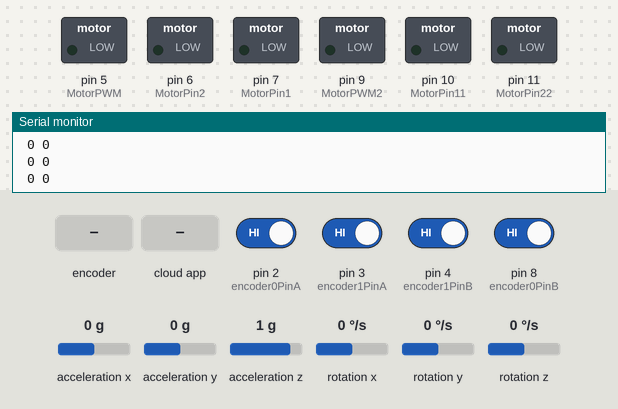
Bench run of a sketch on a simulated Arduino Uno, built with avr-gcc and run on an emulated ATmega328P. Shown: switched loads named in the sketch (green lamp = pin HIGH), the last lines printed to the serial monitor. The inputs (shaded band) are chosen by the test bench; at power-on: pin 2 (encoder0PinA), pin 3 (encoder1PinA), pin 4 (encoder1PinB), pin 8 (encoder0PinB) HIGH, acceleration x 0 g, acceleration y 0 g, acceleration z 1 g, rotation x 0 °/s, rotation y 0 °/s, rotation z 0 °/s. The ROS host is connected and sends only what is stated.

Above: at 4.2 s.
4.3 s: rotary encoder on pin 2 (encoder0PinA) / pin 8 (encoder0PinB) turned 1 step (first pin leading)
At 5.8 s:
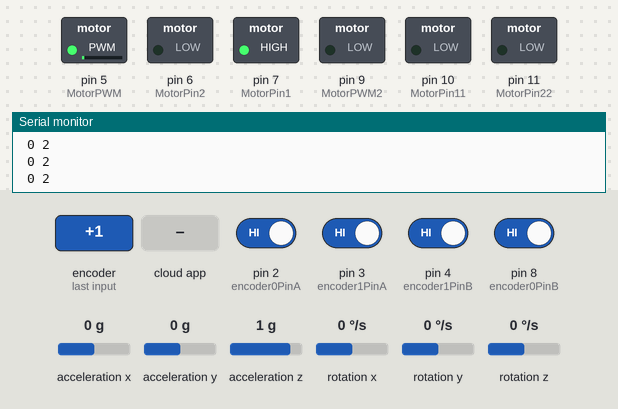
6.3 s: pin 3 (encoder1PinA) driven LOW
At 7.9 s:
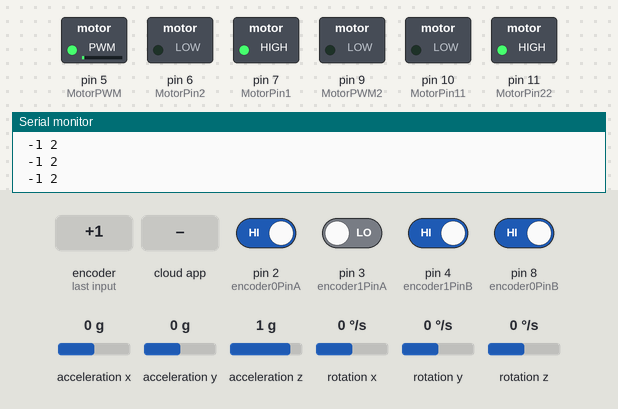
8.3 s: the phone or cloud app sets linear.x to -100
At 9.5 s:
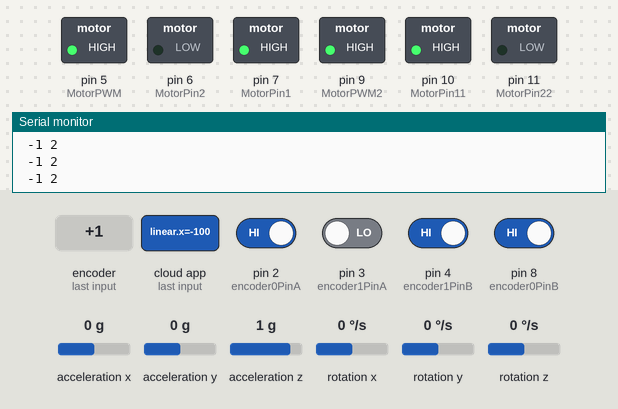
9.8 s: the phone or cloud app sets linear.x to 100
At 11.9 s:
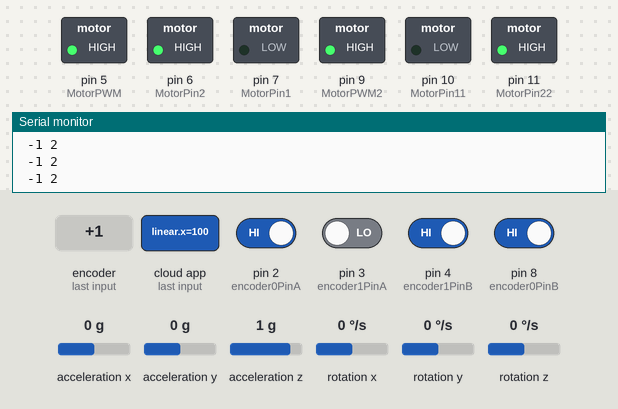
12.3 s: the phone or cloud app sets linear.x to -100
At 12.74 s:
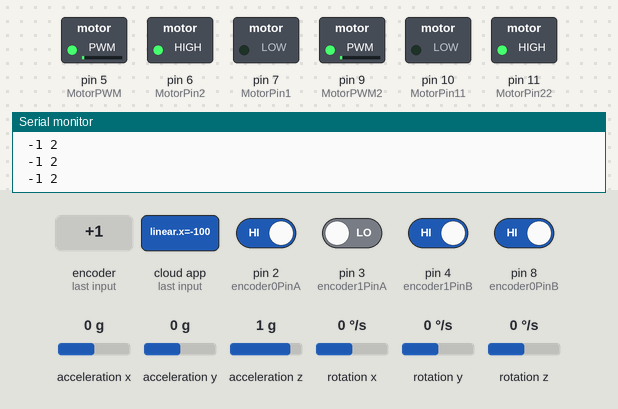
Timing chart, 0 to 15.3 s (numbered marks = the images above; inputs shaded):
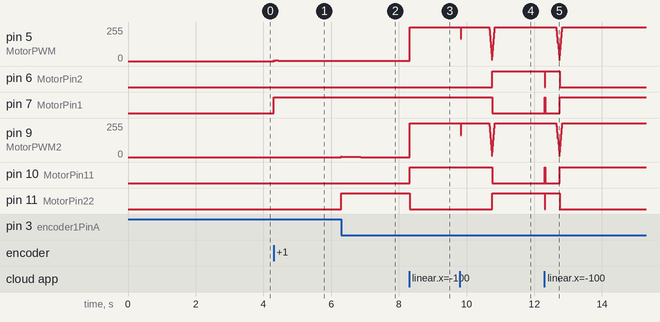

Measured:
- after the input at 4.3 s, pin 5 (MotorPWM): 0/255 → 4/255 at once, → 3/255 0.13 s later, → 2/255 0.10 s later, → 1/255 0.34 s later; pin 7 (MotorPin1): LOW → HIGH at once
- after the input at 6.3 s, pin 9 (MotorPWM2): 0/255 → 2/255 at once, → 1/255 0.10 s later, → 0/255 0.46 s later; pin 11 (MotorPin22): LOW → HIGH at once
- after the input at 8.3 s, pin 5 (MotorPWM): 1/255 → 255/255 at once; pin 9 (MotorPWM2): 0/255 → 255/255 at once; pin 10 (MotorPin11): LOW → HIGH at once; pin 11 (MotorPin22): HIGH → LOW at once
- after the input at 9.8 s, pin 6 (MotorPin2), pin 11 (MotorPin22): LOW → HIGH after 0.96 s; pin 7 (MotorPin1), pin 10 (MotorPin11): HIGH → LOW after 0.96 s
- after the input at 12.3 s, pin 6 (MotorPin2), pin 11 (MotorPin22): HIGH → LOW at once, → HIGH 0.01 s later, → LOW 0.42 s later; pin 7 (MotorPin1), pin 10 (MotorPin11): LOW → HIGH at once, → LOW 0.01 s later, → HIGH 0.42 s later

The sketch:

diff_bot_imu.ino
```cpp
// Min Htet Han (ROM Robotics)
// minhtethan94@gmail.com

#include <math.h>
#include <Wire.h>
#include <MPU6050_tockn.h>
#include <ros.h>
#include <ros/time.h>
#include <tf/tf.h>
#include <tf/transform_broadcaster.h>
#include <geometry_msgs/Twist.h>
#include <std_msgs/Int16.h>
#include <sensor_msgs/Imu.h>

#include <avr/interrupt.h>
#include <avr/io.h>
MPU6050 mpu6050(Wire);

#include <std_msgs/Empty.h>
#include <std_msgs/Float64.h>

#define encoder0PinA 2
#define encoder0PinB 8
#define encoder1PinA 3
#define encoder1PinB 4
#define MotorPWM 5
#define MotorPWM2 9

#define MotorPin1 7
#define MotorPin2 6
#define MotorPin11 10
#define MotorPin22 11


 long     counts  = 0;
 long     counts2 = 0;
double    actual_angleDegree,actual_angleDegree2, prv_actual_angleDegree,prv_actual_angleDegree2, actual_angleRevolution,actual_angleRevolution2;
double    desired_speedRPM,desired_speedRPM2, actual_speedRPM,actual_speedRPM2, actual_speedDegreeperSec,actual_speedDegreeperSec2;
double    now_time, samp_time, prv_time, Vsupply;
double    now_err,now_err2, K, PWM,PWM2, prv_err,prv_err2, Volt,Volt2, UI, prv_UI,tau,fc,now_x,now_x2,now_y,now_y2,prv_y,prv_y2;
double    Vi,Vi2,prv_Vi,prv_Vi2,Ki,Kd,Vd,Vd2;
double    desired_speedRADs,desired_speedRADs2,des_rad_m,des_rad_m2,base_width,wheel_dia  ;
double    angle,vel,vel2,vel_delta,new_vel,xinitial,yinitial,pose_x,pose_y,prv_pose_x,prv_pose_y;
double x ;
double z;


void setupPins();

void onTwist(const geometry_msgs::Twist &msg);

ros::NodeHandle node;
std_msgs::Float64 act_rpm;
geometry_msgs::TransformStamped t;
tf::TransformBroadcaster broadcaster;
ros::Publisher pub1("mhh_arduino", &act_rpm);
ros::Subscriber<geometry_msgs::Twist> sub1("/cmd_vel", &onTwist); // keyboard input subscriber
//std_msgs::Int16 lwheel_msg;
//std_msgs::Int16 rwheel_msg;


//ros::Publisher lwheel_pub("lwheel", &lwheel_msg);
//ros::Publisher rwheel_pub("rwheel", &rwheel_msg);
char base_link[]="/base_link";
char odom[]="/odom";


void setup()
{ Serial.begin(115200);
   setupPins();
   Wire.begin();
   mpu6050.begin();


  node.initNode();
  node.subscribe(sub1);
  node.advertise(pub1);
  broadcaster.init(node);

  K =0.2251;
  Ki = 0.401052;
  Kd = 0.002625;
  fc            = 1.0;
  base_width    = 0.3048;
  wheel_dia     = 0.065;
  xinitial      = 0.0;
  yinitial      = 0.0;
  pose_x        = 0.0;
  pose_y        = 0.0;
  tau           = 1/(2*PI*fc);
  mpu6050.calcGyroOffsets(true);
  pinMode(encoder0PinA, INPUT);
  pinMode(encoder0PinB, INPUT);
  pinMode(encoder1PinA, INPUT);
  pinMode(encoder1PinB, INPUT);
  pinMode(MotorPWM, OUTPUT);
  pinMode(MotorPin1, OUTPUT);
  pinMode(MotorPin2, OUTPUT);
  pinMode(MotorPWM2, OUTPUT);
  pinMode(MotorPin11, OUTPUT);
  pinMode(MotorPin22, OUTPUT);
  digitalWrite(encoder0PinA, LOW);
  digitalWrite(encoder0PinB, LOW);
  digitalWrite(encoder1PinA, LOW);
  digitalWrite(encoder1PinB, LOW);
  attachInterrupt(digitalPinToInterrupt(2), readEncoder, CHANGE);
  attachInterrupt(digitalPinToInterrupt(3), readEncoder2, CHANGE);
}
void readEncoder() {
  if (digitalRead(encoder0PinB) == digitalRead(encoder0PinA)) {
    counts = counts - 1;
  }
  else                                                        {
    counts = counts + 1;
  }
}

void readEncoder2() {
  if (digitalRead(encoder1PinB) == digitalRead(encoder1PinA)) {
    counts2 = counts2 + 1;
  }
  else                                                        {
    counts2 = counts2 - 1;
  }
}


void setupPins()

{
  stop();
}


void stop()
{
  digitalWrite(MotorPin11, 0);
  digitalWrite(MotorPin22, 0);
  digitalWrite(MotorPin1, 0);
  digitalWrite(MotorPin2, 0);
  analogWrite(MotorPWM,   0);
  analogWrite(MotorPWM2,  0);
}


void onTwist(const geometry_msgs::Twist &msg)
{

     x = msg.linear.x;
     z = msg.angular.z;
     desired_speedRADs  = ((2 * x) + (z * base_width))/( 2 * (wheel_dia/2));
     desired_speedRADs2 =  ((2 * x) + (-1.0 * z * base_width))/(2 * (wheel_dia/2));
     des_rad_m          =  (desired_speedRADs * 60);
     des_rad_m2         =  (desired_speedRADs2 * 60);

     desired_speedRPM    = des_rad_m / (2 * PI);
     desired_speedRPM2   = des_rad_m2 / (2 * PI);

}
void loop()
{

  now_time                 = micros()/1000000.0;// micros
  samp_time                = now_time - prv_time;//t(n)-t(n-1)
  mpu6050.update();

  t.header.frame_id = odom;
  t.child_frame_id  = base_link;

  angle = mpu6050.getAngleZ();
  vel     = ((wheel_dia/2) * actual_speedDegreeperSec * PI) / 180;
  vel2    = ((wheel_dia/2) * actual_speedDegreeperSec2 * PI) / 180;
  vel_delta = (vel - vel2);
  new_vel   = (vel + vel2)/2;

  pose_x    = xinitial  + (samp_time * new_vel * cos(angle * (PI/180)) + prv_pose_x);
  pose_y    = yinitial  + (samp_time * new_vel * sin(angle * (PI/180)) + prv_pose_y);


  actual_angleDegree       = ((360.0 * 1.0) / (660.0)) * counts;
  actual_angleDegree2       = ((360.0 * 1.0) / (660.0)) * counts2;//(64*70)) * counts; // degree

  actual_angleRevolution   = actual_angleDegree / 360.0;
  actual_angleRevolution2   = actual_angleDegree2 / 360.0; // revolution

  actual_speedDegreeperSec = (actual_angleDegree - prv_actual_angleDegree) / samp_time;
  actual_speedDegreeperSec2 = (actual_angleDegree2 - prv_actual_angleDegree2) / samp_time;

  now_x         = actual_speedDegreeperSec;
  now_x2         = actual_speedDegreeperSec2;

  now_y         = ( samp_time  * now_x + (tau * prv_y) ) / ( samp_time  + tau);
  now_y2         = ( samp_time  * now_x2 + (tau * prv_y2) ) / ( samp_time  + tau);


  actual_speedRPM          =  now_y   * (1 / 360.0) * (60); //
  actual_speedRPM2         =  now_y2   * (1 / 360.0) * (60);

  //desired_speedRPM         = -30;//90.0*sin(2*PI*0.5*now_time); // revolution per minute


  now_err                  = desired_speedRPM -  actual_speedRPM;
  now_err2                 = desired_speedRPM2 -  actual_speedRPM2;

  Vi                       = (Ki*samp_time * now_err)  +  prv_Vi;
  Vi2                      = (Ki*samp_time * now_err2)  +  prv_Vi2;

  Vd                       = Kd * (now_err - prv_err)/samp_time;
  Vd2                      = Kd * (now_err2 - prv_err2)/samp_time;

  Volt                     = (K * now_err) + Vi + Vd;
  Volt2                    = (K * now_err2) + Vi2 + Vd2;

  PWM                      = (Volt / 10) * 255;
  PWM2                     = (Volt2 / 10) * 255;

  PWM                      = abs(PWM);
  PWM2                     = abs(PWM2);


  if ( PWM > 255 ) {
    PWM = 255;
  }
  else             {
    PWM = PWM;
  }

    if ( PWM2 > 255 ) {
    PWM2 = 255;
  }
  else             {
    PWM2 = PWM2;
  }

  if (Volt > 0)  {
    digitalWrite(MotorPin1, LOW);
    digitalWrite(MotorPin2, HIGH);
//    digitalWrite(MotorPin11, LOW);
//    digitalWrite(MotorPin22, HIGH);
  }
  else if (Volt < 0)  {
    digitalWrite(MotorPin1, HIGH);
    digitalWrite(MotorPin2, LOW);
//    digitalWrite(MotorPin11, HIGH);
//    digitalWrite(MotorPin22, LOW);
  }
  if (Volt2 > 0)  {
//    digitalWrite(MotorPin1, LOW);
//    digitalWrite(MotorPin2, HIGH);
    digitalWrite(MotorPin11, LOW);
    digitalWrite(MotorPin22, HIGH);
  }
  else if (Volt2 < 0)  {
//    digitalWrite(MotorPin1, HIGH);
//    digitalWrite(MotorPin2, LOW);
    digitalWrite(MotorPin11, HIGH);
    digitalWrite(MotorPin22, LOW);
  }

  analogWrite (MotorPWM, PWM);
  analogWrite (MotorPWM2, PWM2);//PWM


  t.transform.translation.x = pose_x;
  t.transform.translation.y = pose_y;
  t.transform.rotation = tf::createQuaternionFromYaw(angle*(PI/180.0));
  t.header.stamp= node.now();
  broadcaster.sendTransform(t);

  act_rpm.data = actual_speedRPM;
  pub1.publish(&act_rpm);
   node.spinOnce();
   delay(10);


  prv_actual_angleDegree = actual_angleDegree;
  prv_actual_angleDegree2= actual_angleDegree2;
  prv_time               = now_time;
  prv_err                = now_err;
  prv_err2               = now_err2;
  prv_y                  = now_y;
  prv_y2                 = now_y2;
  prv_Vi                 = Vi;
  prv_Vi2                = Vi2;
  prv_pose_x             = pose_x - xinitial;
  prv_pose_y             = pose_y - yinitial;


  Serial.print(counts2);  Serial.print(" ");
  Serial.println(counts ); Serial.print(" ");

}
```
